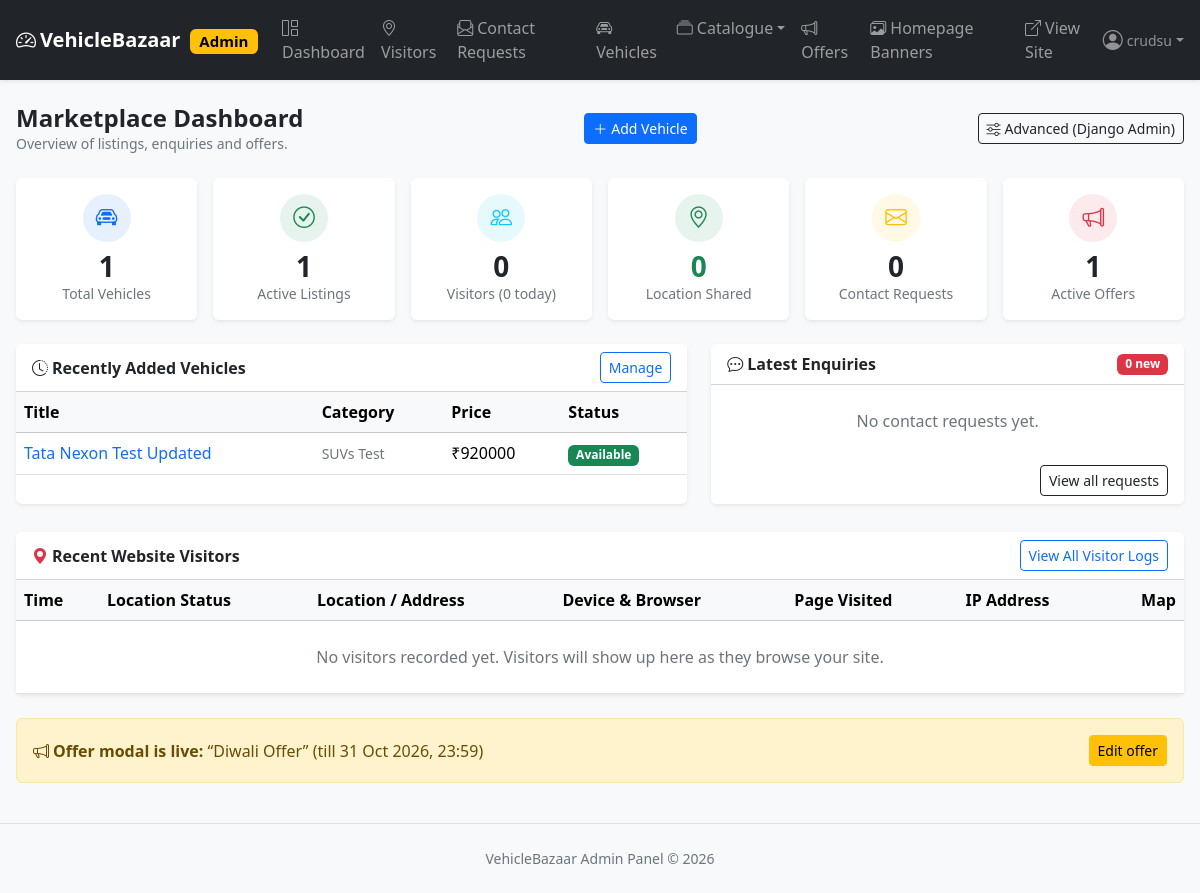
Before: /admin-panel/ (signed in) with the older database file.
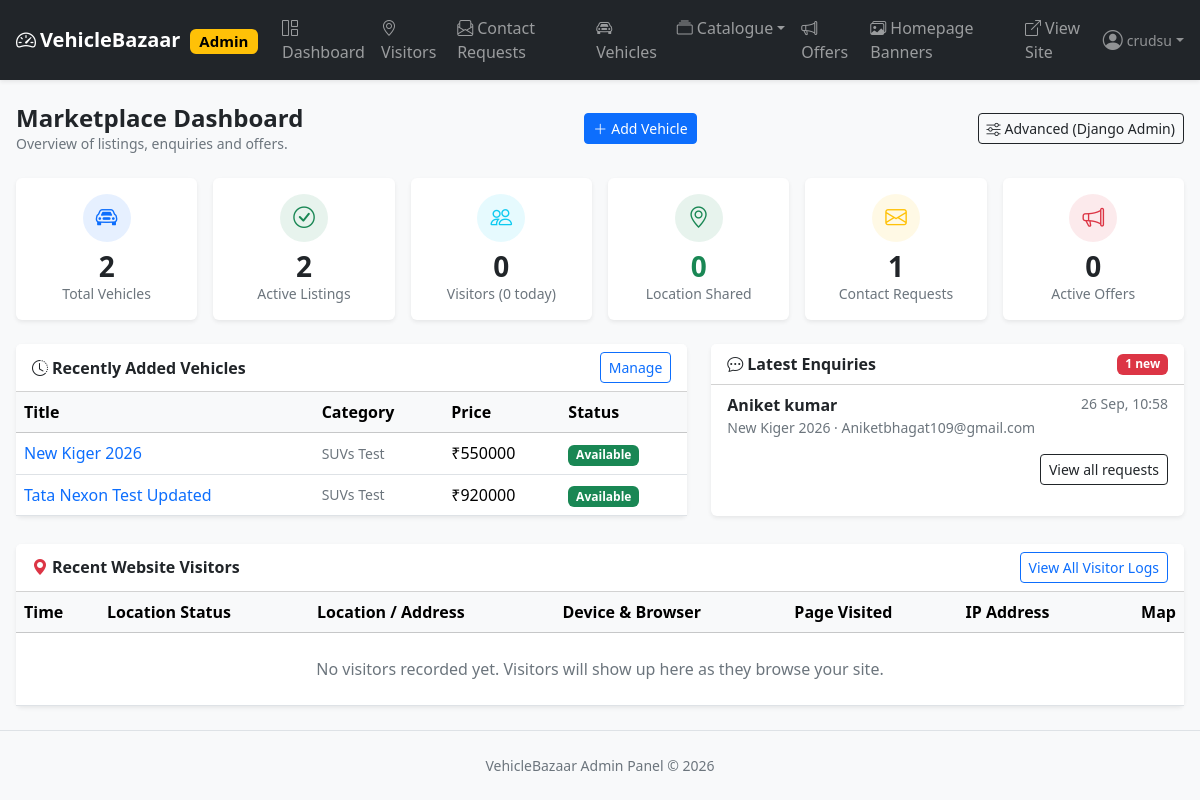
After: the same page with the newer database file.
### apps/vehicles/models/vehicle.py (models this page shows, shortened)
class Vehicle(TimeStampedModel, SlugifiedModel):
    category = models.ForeignKey(
        Category, on_delete=models.PROTECT, related_name="vehicles"
    )
    brand = models.ForeignKey(Brand, on_delete=models.PROTECT, related_name="vehicles")
    model_name = models.CharField("Model", max_length=120)
    title = models.CharField(max_length=200)
    slug = models.SlugField(max_length=220, unique=True, db_index=True)
    manufacturing_year = models.PositiveSmallIntegerField(
        validators=[MinValueValidator(1950)]
    )
    registration_year = models.PositiveSmallIntegerField(
        null=True, blank=True, validators=[MinValueValidator(1950)]
    )
    price = models.DecimalField(
        max_digits=12, decimal_places=2, validators=[MinValueValidator(Decimal("0"))]
    )
    offer_price = models.DecimalField(
        max_digits=12,
        decimal_places=2,
        null=True,
        blank=True,
        validators=[MinValueValidator(Decimal("0"))],
        help_text="Discounted price. Leave empty for no discount.",
    )
    fuel_type = models.CharField(
        max_length=10, choices=FuelType.choices, default=FuelType.PETROL, db_index=True
    )
    transmission = models.CharField(
        max_length=10,
        choices=Transmission.choices,
        default=Transmission.MANUAL,
        db_index=True,
    )
    km_driven = models.PositiveIntegerField(validators=[MinValueValidator(0)])
    engine_cc = models.PositiveIntegerField("Engine (cc)", null=True, blank=True)
    color = models.CharField(max_length=60, blank=True)
    ownership = models.CharField(
        max_length=15, choices=Ownership.choices, default=Ownership.FIRST
    )
    location = models.CharField(max_length=120, db_index=True)
    description = models.TextField(blank=True)
    status = models.CharField(
        max_length=10,
        choices=VehicleStatus.choices,
        default=VehicleStatus.AVAILABLE,
        db_index=True,
    )
    is_featured = models.BooleanField(default=False, db_index=True)
    is_active = models.BooleanField(default=True, db_index=True)
    cover_image = models.ImageField(upload_to="vehicles/covers/", blank=True, null=True)
    features = models.ManyToManyField(Feature, blank=True, related_name="vehicles")
    objects = VehicleQuerySet.as_manager()
    class Meta:
        ordering = ["-created_at"]
        constraints = [
            models.CheckConstraint(
                name="vehicle_offer_price_below_price",
                check=(
                    models.Q(offer_price__isnull=True)
                    | models.Q(offer_price__lt=models.F("price"))
                ),
            ),
            models.CheckConstraint(
                name="vehicle_reg_year_not_before_mfg",
                check=(
                    models.Q(registration_year__isnull=True)
                    | models.Q(registration_year__gte=models.F("manufacturing_year"))
                ),
            ),
        ]
        indexes = [
            models.Index(fields=["is_active", "status"], name="veh_active_status_idx"),
            models.Index(fields=["-created_at"], name="veh_created_desc_idx"),
            models.Index(fields=["price"], name="veh_price_idx"),
            models.Index(fields=["manufacturing_year"], name="veh_mfg_year_idx"),
            models.Index(fields=["is_featured", "is_active"], name="veh_featured_idx"),
            models.Index(fields=["category", "status"], name="veh_cat_status_idx"),
            models.Index(fields=["brand", "status"], name="veh_brand_status_idx"),
        ]
    def get_absolute_url(self) -> str:
        return reverse("vehicle_detail", kwargs={"slug": self.slug})

### apps/vehicles/models/category.py (models this page shows, shortened)
class Category(TimeStampedModel, SlugifiedModel):
    name = models.CharField(max_length=120, unique=True)
    slug = models.SlugField(max_length=140, unique=True, db_index=True)
    description = models.TextField(blank=True)
    image = models.ImageField(
        upload_to=upload_to_category,
        blank=True,
        null=True,
        validators=[validate_image_upload],
    )
    is_active = models.BooleanField(default=True, db_index=True)
    class Meta:
        verbose_name_plural = "Categories"
        ordering = ["name"]
        indexes = [
            models.Index(fields=["is_active", "name"], name="cat_active_name_idx"),
        ]

### apps/offers/models/offer.py (models this page shows, shortened)
class Offer(TimeStampedModel, SlugifiedModel):
    title = models.CharField(max_length=200)
    slug = models.SlugField(max_length=220, unique=True, db_index=True)
    description = models.TextField()
    banner = models.ImageField(
        upload_to=upload_to_offer_banner,
        blank=True,
        null=True,
        validators=[validate_image_upload],
    )
    button_text = models.CharField(max_length=60, default="Shop Now")
    button_url = models.URLField(blank=True, help_text="Optional link for the CTA button.")
    start_date = models.DateTimeField(help_text="Modal appears from this moment.")
    end_date = models.DateTimeField(help_text="Modal disappears after this moment.")
    is_active = models.BooleanField(default=True, db_index=True)
    priority = models.PositiveSmallIntegerField(
        default=0, db_index=True, help_text="Higher value = shown first (priority strategy)."
    )
    display_order = models.PositiveSmallIntegerField(default=0)
    class Meta:
        ordering = ["-priority", "display_order", "-created_at"]
        indexes = [
            models.Index(fields=["is_active", "start_date", "end_date"], name="offer_window_idx"),
        ]

### apps/contacts/models/contact_request.py (models this page shows, shortened)
class ContactRequest(TimeStampedModel):
    name = models.CharField(max_length=120)
    email = models.EmailField(db_index=True)
    phone = models.CharField(max_length=20)
    message = models.TextField(blank=True)
    vehicle = models.ForeignKey(
        Vehicle,
        on_delete=models.SET_NULL,
        null=True,
        blank=True,
        related_name="contact_requests",
    )
    status = models.CharField(
        max_length=12, choices=ContactStatus.choices, default=ContactStatus.NEW, db_index=True
    )
    admin_notes = models.TextField(blank=True, help_text="Internal notes, not shown to visitors.")
    class Meta:
        ordering = ["-created_at"]  # newest first
        indexes = [
            models.Index(fields=["status", "-created_at"], name="contact_status_created_idx"),
        ]

### apps/dashboard/views/dashboard_view.py (the view)
# urls.py: path("", dashboard_view.dashboard, name="dashboard"),
@login_required
@staff_required
def dashboard(request):
    stats = Vehicle.objects.aggregate(
        total=Count("id"),
        active=Count("id", filter=Q(is_active=True)),
        available=Count("id", filter=Q(status=VehicleStatus.AVAILABLE)),
        sold=Count("id", filter=Q(status=VehicleStatus.SOLD)),
        reserved=Count("id", filter=Q(status=VehicleStatus.RESERVED)),
        featured=Count("id", filter=Q(is_featured=True)),
    )
    contact_stats = ContactRequest.objects.aggregate(
        total=Count("id"),
        new=Count("id", filter=Q(status=ContactStatus.NEW)),
        contacted=Count("id", filter=Q(status=ContactStatus.CONTACTED)),
    )
    today_start = timezone.now().replace(hour=0, minute=0, second=0, microsecond=0)
    visitor_stats = VisitorLog.objects.aggregate(
        total=Count("id"),
        with_location=Count("id", filter=Q(location_enabled=True)),
        without_location=Count("id", filter=Q(location_enabled=False)),
        today=Count("id", filter=Q(visited_at__gte=today_start)),
    )
    context = {
        "stats": stats,
        "contact_stats": contact_stats,
        "visitor_stats": visitor_stats,
        "total_categories": Category.objects.filter(is_active=True).count(),
        "active_offers": OfferService.active_count(),
        "live_offer": OfferService.get_modal_offer(),
        "recent_vehicles": (
            Vehicle.objects.select_related("category", "brand")
            .order_by("-created_at")[:5]
        ),
        "recent_contacts": (
            ContactRequest.objects.select_related("vehicle")
            .order_by("-created_at")[:5]
        ),
        "recent_visitors": VisitorLog.objects.order_by("-visited_at")[:6],
    }
    return render(request, "admin_panel/dashboard.html", context)

### apps/core_context.py (called while the page is built)
def site_settings(request):
    return {
        "SITE_NAME": getattr(settings, "SITE_NAME", "VehicleBazaar"),
        "SITE_TAGLINE": getattr(settings, "SITE_TAGLINE", "Quality second-hand vehicles, verified."),
    }

### apps/offers/context_processors.py (called while the page is built)
def active_offer(request):
    if request.path.startswith("/admin-panel/") or request.path.startswith("/django-admin/"):
        return {"modal_offer": None}
    return {"modal_offer": OfferService.get_modal_offer()}

### apps/offers/services/offer_service.py (called while the page is built)
    @staticmethod
    def live_offers() -> QuerySet[Offer]:
        now = timezone.now()
        return Offer.objects.filter(is_active=True, start_date__lte=now, end_date__gte=now)

    @classmethod
    def get_modal_offer(cls) -> Optional[Offer]:
        qs = cls.live_offers()
        strategy = getattr(settings, "OFFER_DISPLAY_STRATEGY", "priority")
        if strategy == "display_order":
            return qs.order_by("display_order", "-created_at").first()
        return qs.order_by("-priority", "display_order", "-created_at").first()

    @classmethod
    def active_count(cls) -> int:
        return cls.live_offers().count()

### templates/admin_panel/dashboard.html (shortened to what the changed rows need)
{% extends "admin_panel/base.html" %}
{% block content %}
<div class="row g-3 mb-4">
  <div class="col-6 col-md-4 col-xl-2">
    <div class="card border-0 shadow-sm stat-card h-100">
      <div class="card-body text-center">
        <div class="stat-icon bg-primary bg-opacity-10 text-primary mx-auto"><i class="bi bi-car-front"></i></div>
        <h3 class="fw-bold mb-0">{{ stats.total|default:0 }}</h3>
        <div class="small text-secondary">Total Vehicles</div>
      </div>
    </div>
  </div>
  <div class="col-6 col-md-4 col-xl-2">
    <div class="card border-0 shadow-sm stat-card h-100">
      <div class="card-body text-center">
        <div class="stat-icon bg-success bg-opacity-10 text-success mx-auto"><i class="bi bi-check-circle"></i></div>
        <h3 class="fw-bold mb-0">{{ stats.active|default:0 }}</h3>
        <div class="small text-secondary">Active Listings</div>
      </div>
    </div>
  </div>
  <div class="col-6 col-md-4 col-xl-2">
    <a href="/admin-panel/contact-requests/" class="text-decoration-none">
      <div class="card border-0 shadow-sm stat-card h-100">
        <div class="card-body text-center">
          <div class="stat-icon bg-warning bg-opacity-10 text-warning mx-auto"><i class="bi bi-envelope"></i></div>
          <h3 class="fw-bold mb-0 text-dark">{{ contact_stats.total|default:0 }}</h3>
          <div class="small text-secondary">Contact Requests</div>
        </div>
      </div>
    </a>
  </div>
  <div class="col-6 col-md-4 col-xl-2">
    <div class="card border-0 shadow-sm stat-card h-100">
      <div class="card-body text-center">
        <div class="stat-icon bg-danger bg-opacity-10 text-danger mx-auto"><i class="bi bi-megaphone"></i></div>
        <h3 class="fw-bold mb-0">{{ active_offers }}</h3>
        <div class="small text-secondary">Active Offers</div>
      </div>
    </div>
  </div>
</div>
<div class="row g-4">
  <div class="col-lg-7">
    <div class="card border-0 shadow-sm h-100">
      <div class="table-responsive">
        <table class="table table-hover align-middle mb-0">
          <thead class="table-light">
            <tr><th>Title</th><th>Category</th><th>Price</th><th>Status</th></tr>
          </thead>
          <tbody>
            {% for v in recent_vehicles %}
              <tr>
                <td><a href="{{ v.get_absolute_url }}" target="_blank" class="text-decoration-none">{{ v.title }}</a></td>
                <td class="text-secondary small">{{ v.category.name }}</td>
                <td>₹{{ v.price|floatformat:"0" }}</td>
                <td>
                  {% if v.status == 'available' %}<span class="badge text-bg-success">Available</span>
                  {% elif v.status == 'sold' %}<span class="badge text-bg-dark">Sold</span>
                  {% elif v.status == 'reserved' %}<span class="badge text-bg-warning">Reserved</span>
                  {% else %}<span class="badge text-bg-secondary">Inactive</span>{% endif %}
                </td>
              </tr>
            {% empty %}
              <tr><td colspan="4" class="text-center text-secondary py-4">No vehicles yet.
                <a href="/admin-panel/vehicles/add/">Add your first vehicle</a>.</td></tr>
            {% endfor %}
          </tbody>
        </table>
      </div>
    </div>
  </div>
  <div class="col-lg-5">
    <div class="card border-0 shadow-sm h-100">
      <div class="card-header bg-white d-flex justify-content-between align-items-center">
        <span class="fw-semibold"><i class="bi bi-chat-dots me-1"></i>Latest Enquiries</span>
        <span class="badge text-bg-danger">{{ contact_stats.new|default:0 }} new</span>
      </div>
      <ul class="list-group list-group-flush">
        {% for c in recent_contacts %}
          <li class="list-group-item">
            <div class="d-flex justify-content-between">
              <span class="fw-semibold">{{ c.name }}</span>
              <small class="text-secondary">{{ c.created_at|date:"d M, H:i" }}</small>
            </div>
            <div class="small text-secondary text-truncate">
              {{ c.vehicle.title|default:"General enquiry" }} · {{ c.email }}
            </div>
          </li>
        {% empty %}
          <li class="list-group-item text-center text-secondary py-4">No contact requests yet.</li>
        {% endfor %}
      </ul>
    </div>
  </div>
</div>
<div class="row g-4 mt-1">
  <div class="col-12">
    <div class="card border-0 shadow-sm">
      <div class="table-responsive">
        <table class="table table-hover align-middle mb-0">
          <thead class="table-light">
            <tr>
              <th>Time</th>
              <th>Location Status</th>
              <th>Location / Address</th>
              <th>Device & Browser</th>
              <th>Page Visited</th>
              <th>IP Address</th>
              <th class="text-end">Map</th>
            </tr>
          </thead>
        </table>
      </div>
    </div>
  </div>
</div>
{% if live_offer %}
<div class="alert alert-warning mt-4 d-flex justify-content-between align-items-center flex-wrap gap-2">
  <span><i class="bi bi-megaphone me-1"></i><strong>Offer modal is live:</strong> “{{ live_offer.title }}”
    {% if live_offer.end_date %}(till {{ live_offer.end_date|date:"d M Y, H:i" }}){% endif %}</span>
  <a href="/admin-panel/offers/{{ live_offer.pk }}/edit/" class="btn btn-sm btn-warning">Edit offer</a>
</div>
{% endif %}
{% endblock %}

Changed rows visible on the page:
no longer on this page (row edited): Offer: title "Diwali Offer", end_date "31 Oct 2026, 23:59"
added Vehicle: title "New Kiger 2026", category.name "SUVs Test", price "550000", status "Available"
added ContactRequest: name "Aniket kumar", created_at "26 Sep, 10:58", vehicle "New Kiger 2026", email "Aniketbhagat109@gmail.com"
Other visible differences:
{{ stats.total|default:0 }}: "1" → "2"
{{ stats.active|default:0 }}: "1" → "2"
{{ contact_stats.total|default:0 }}: "0" → "1"
{{ active_offers }}: "1" → "0"
{{ contact_stats.new|default:0 }}: "0" → "1"
text no longer shown: "No contact requests yet. Offer modal is live: “ ” (till ) Edit offer"
